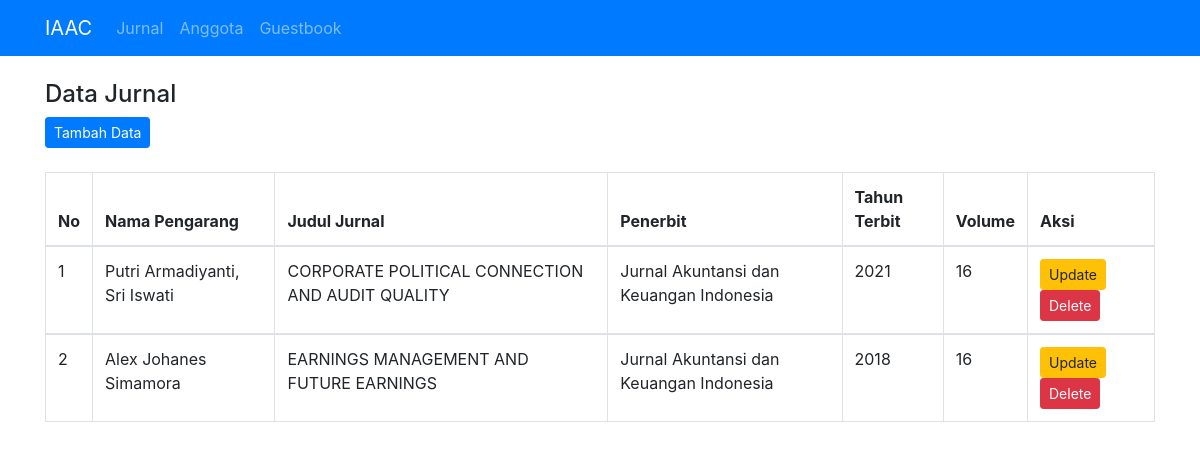
/pages/journal/index.php, run on an earlier commit of the app's database.
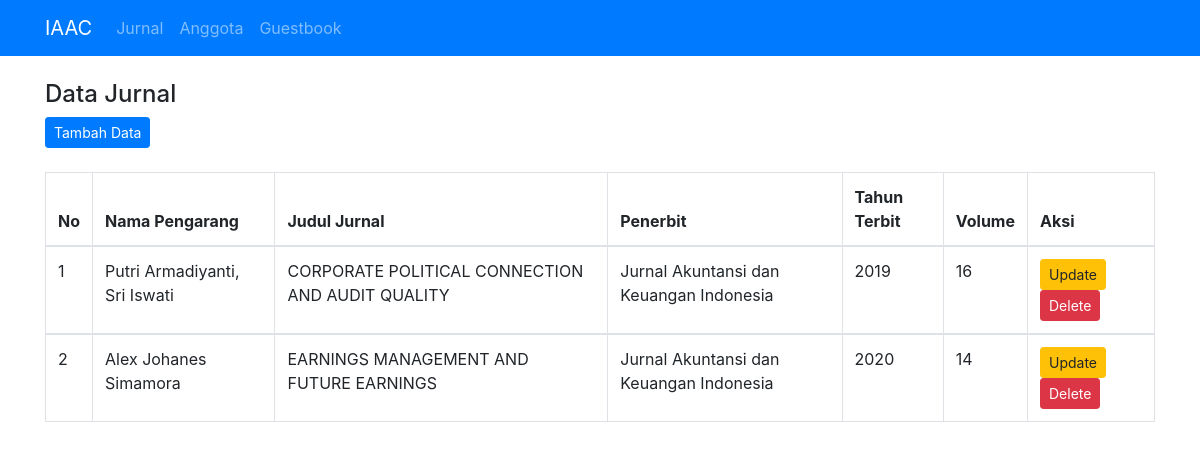
And on a later commit of the database.
### tables this page shows
CREATE TABLE `tb_jurnal` (
  `id_jurnal` int(11) NOT NULL,
  `nama_pengarang` varchar(32) NOT NULL,
  `judul_jurnal` text NOT NULL,
  `penerbit` varchar(64) NOT NULL,
  `tahun_terbit` year(4) NOT NULL,
  `volume` varchar(8) NOT NULL
);

### pages/journal/index.php (the view, shortened to what this page needs)
<?php include "../template/header.php"; ?>
	<div class="container">
    <h4> Data Jurnal </h4>
    <a href="create.php" class="btn btn-sm btn-primary" role="button">Tambah Data</a>
    <div class="mb-4">
        <table class="table table-bordered table-hover">
            <br>
            <thead>
            <tr>
                <th>No</th>
                <th>Nama Pengarang</th>
                <th>Judul Jurnal</th>
                <th>Penerbit</th>
                <th>Tahun Terbit</th>
                <th>Volume</th>
                <th colspan='2'>Aksi</th>
            </tr>
            </thead>
            <?php
            include "../../config/koneksi.php";
            $sql="select * from tb_jurnal";
            $hasil=mysqli_query($kon,$sql);
            $no=0;
            while ($data = mysqli_fetch_array($hasil)) {
                $no++;
                ?>
                <tbody>
                <tr>
                    <td><?php echo $no;?></td>
                    <td><?php echo $data["nama_pengarang"]; ?></td>
                    <td><?php echo $data["judul_jurnal"];   ?></td>
                    <td><?php echo $data["penerbit"];   ?></td>
                    <td><?php echo $data["tahun_terbit"];   ?></td>
                    <td><?php echo $data["volume"];   ?></td>
                    <td>
                        <a href="update.php?id_jurnal=<?php echo htmlspecialchars($data['id_jurnal']); ?>" class="btn btn-sm btn-warning" role="button">Update</a>
                        <a href="<?php echo htmlspecialchars($_SERVER["PHP_SELF"]);?>?id_jurnal=<?php echo $data['id_jurnal']; ?>" class="btn btn-sm btn-danger" role="button">Delete</a>
                    </td>
                </tr>
                </tbody>
                <?php
            }
            ?>
        </table>
	</div>
	</div>
<?php include "../template/footer.php"; ?>

What changed in the data, as far as the page shows it:
changed tb_jurnal "Putri Armadiyanti, Sri Iswati": tahun_terbit "2021" → "2019"
changed tb_jurnal "Alex Johanes Simamora": tahun_terbit "2018" → "2020"; volume "16" → "14"
